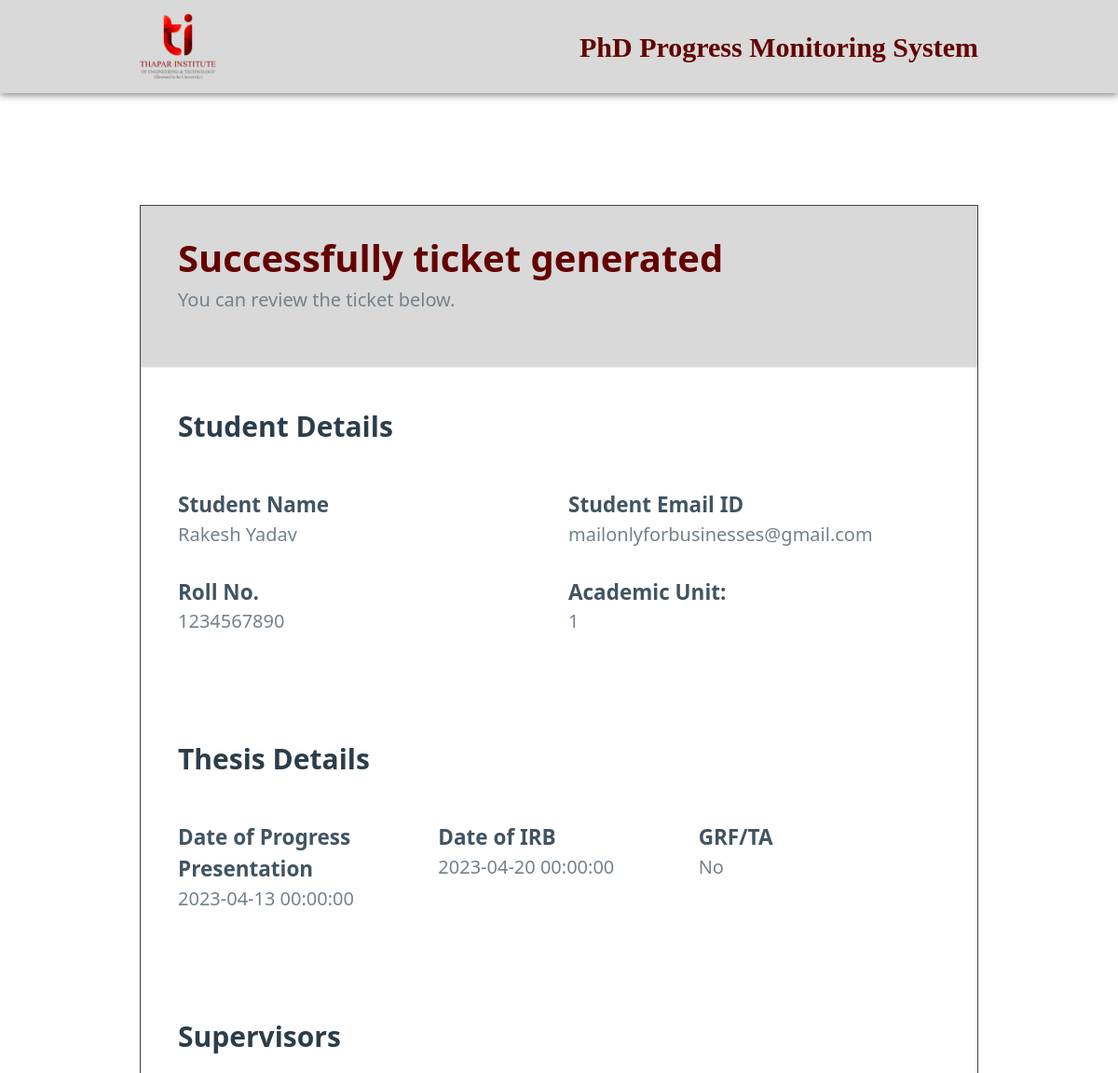
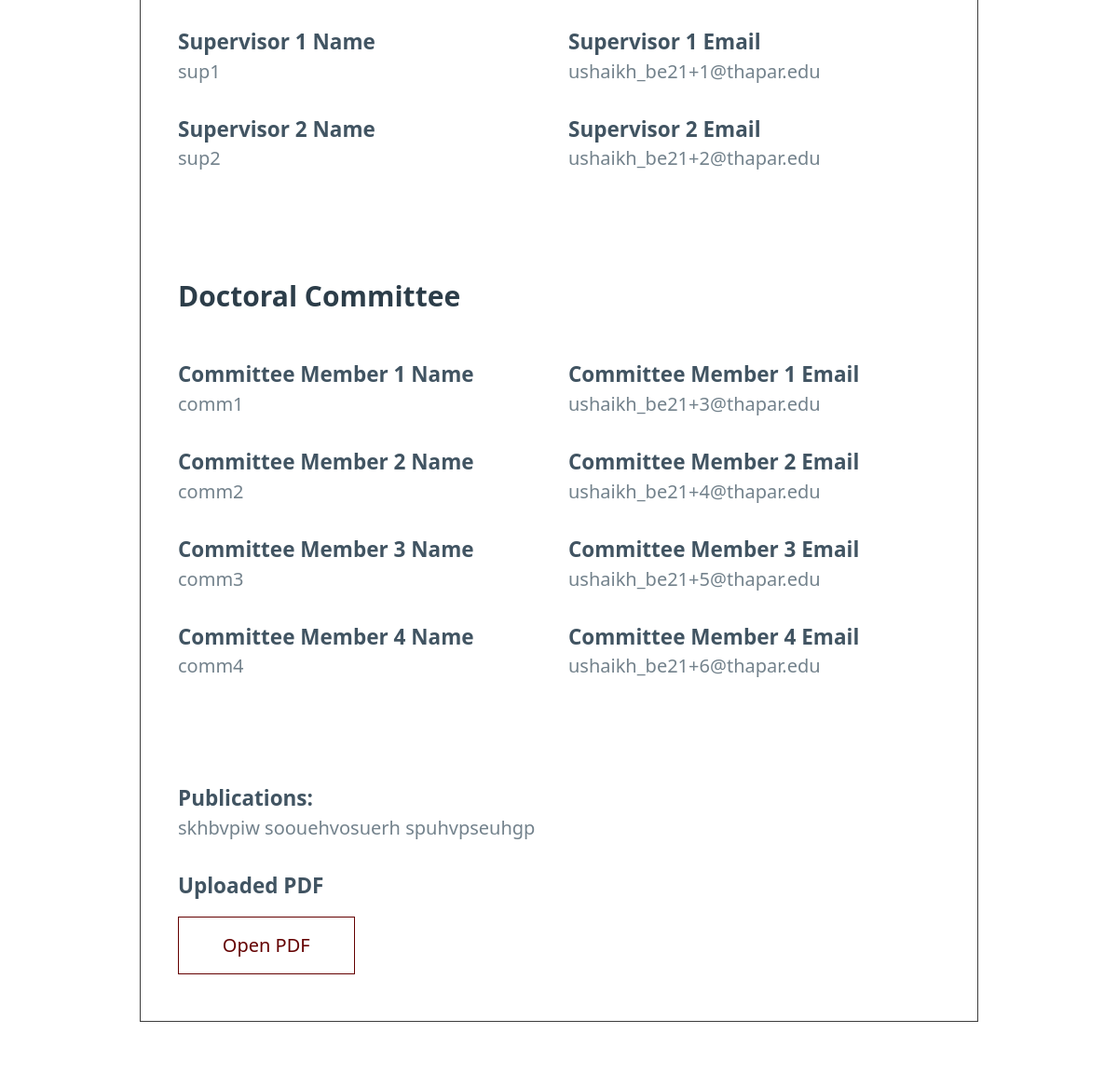
Page /committee/1 (upper part) on the earlier database version (2 pictures, top to bottom).
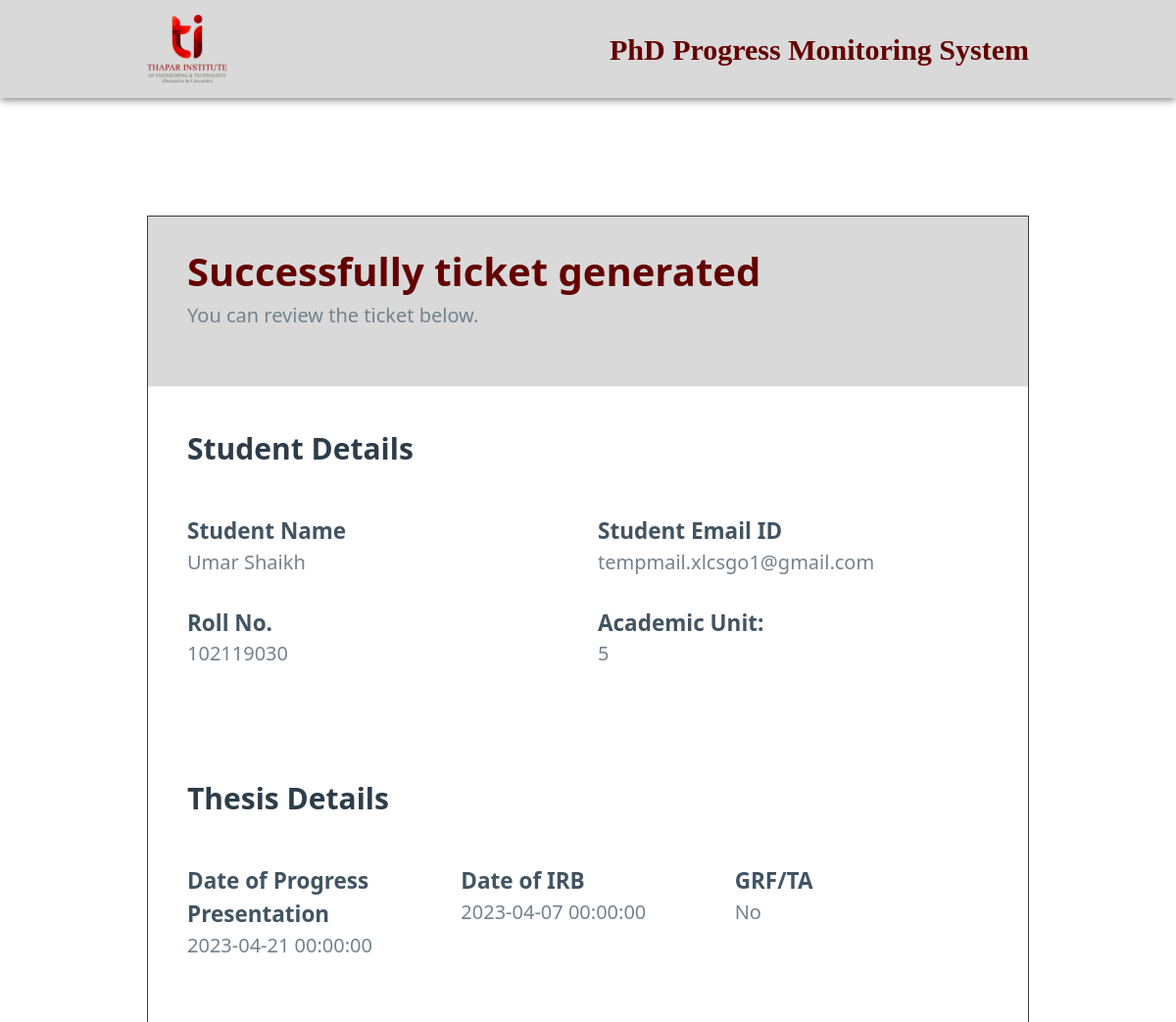
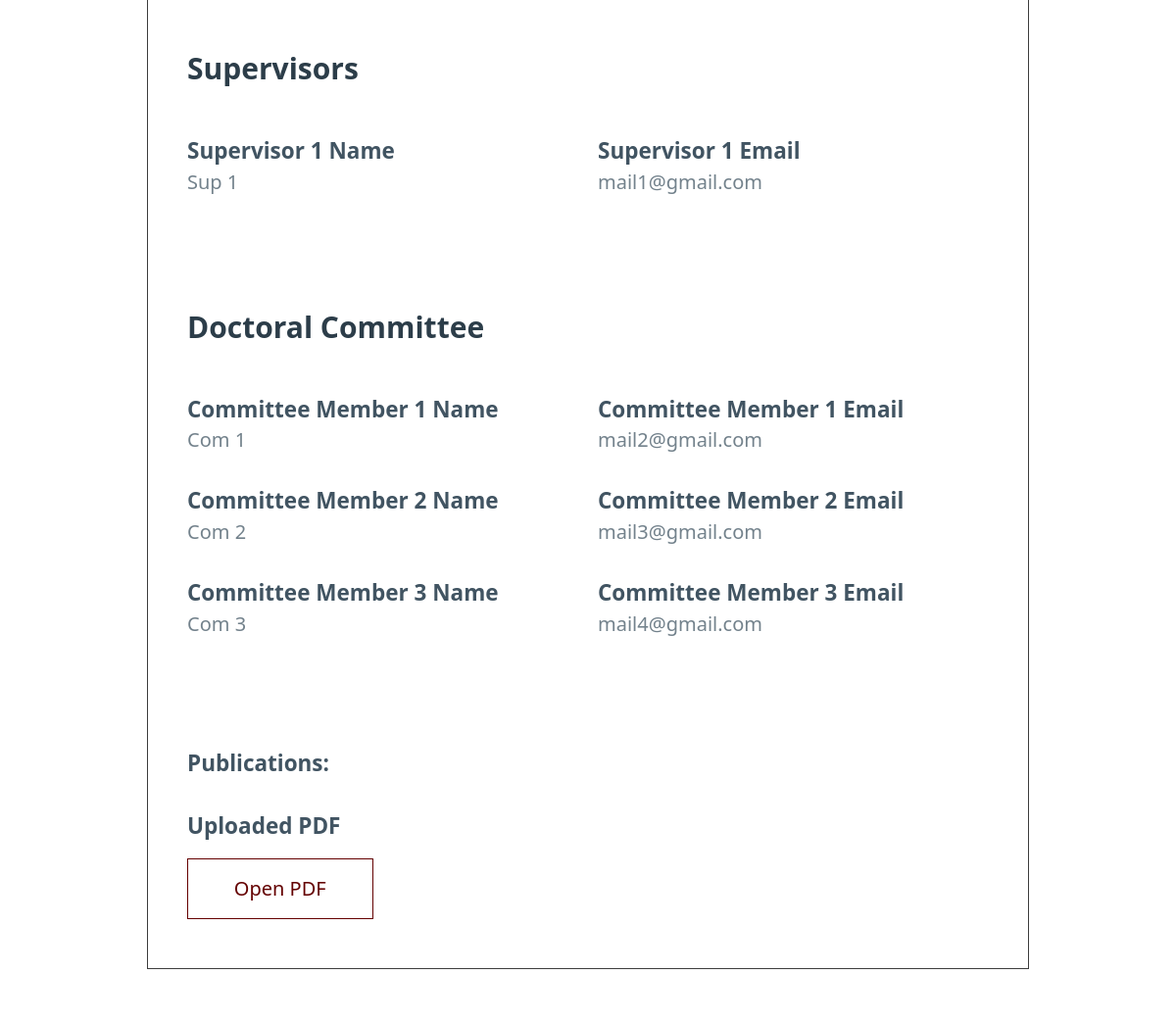
Same page on the later database version (2 pictures, top to bottom).
### app.py (models this page shows)
class Ticket(db.Model):
    Project_ID = db.Column(db.Integer, primary_key=True)
    Roll_No = db.Column(db.String(50), unique=True, nullable=False)
    Student_Name = db.Column(db.String(50), unique=True, nullable=False)
    Student_Email = db.Column(db.String(50), unique=True, nullable=False)
    Au = db.Column(db.String(50), nullable=False)
    Date_Of_Registration = db.Column(db.DateTime, nullable=False)
    Gate = db.Column(db.Boolean, nullable=False)
    Project_Title = db.Column(db.String(50), nullable=False)
    Date_Of_IRB = db.Column(db.DateTime, nullable=False)
    Date_Of_Progress_Presentation = db.Column(db.DateTime, nullable=False)
    File_Path = db.Column(db.String(50), unique=True, nullable=False)
    Publications = db.Column(db.String(50))
    Supervisor_Name = db.Column(db.String(500), nullable=False)
    Supervisor_Email = db.Column(db.String(500), nullable=False)
    Supervisor_Remarks = db.Column(db.String(500))
    Supervisor_Approval = db.Column(db.String(500))
    Supervisor_Marks = db.Column(db.String(500))
    Committee_Name = db.Column(db.Integer, nullable=False)
    Committee_Email = db.Column(db.String(50), nullable=False)
    Committee_Remarks = db.Column(db.String(50))
    Committee_Approval = db.Column(db.Integer)
    Au_Approval = db.Column(db.Boolean)
    Adordc_Approval = db.Column(db.Boolean)
    LastDate = db.Column(db.DateTime, nullable=False)

### app.py (the view)
@app.route('/committee/<Project_ID>', methods=['GET', 'POST'])
def committee(Project_ID):
    ticket = Ticket.query.filter_by(Project_ID=Project_ID).first()
    comE = ticket.Committee_Email.split(';')
    comN = ticket.Committee_Name.split(';')
    supE = ticket.Supervisor_Email.split(';')
    supN = ticket.Supervisor_Name.split(';')
    comE.pop()
    comN.pop()
    if ticket.Supervisor_Remarks:
        supR = ticket.Supervisor_Remarks.split(';')
    else:
        supR = ['' for i in supE if i != '']
    if request.method == "POST":
        Committee_Email = request.form['committee-email']
        index = comE.index(Committee_Email)
        comA = ticket.Committee_Approval.split(';')
        if request.form['satisfaction'] == 'Satisfactory':
            comA[index] = '1'
        elif request.form['satisfaction'] == 'Unsatisfactory':
            comA[index] = '-1'
        ticket.Committee_Approval = ';'.join(comA)
        db.session.commit()
        success = 'Your response has been Submitted Successfully'
    else:
        success = ""
    return render_template('committee.html', Ticket=ticket, success=success, comE=comE, comN=comN, supE=supE, supN=supN, supR=supR, Project_ID=Project_ID)

### templates/committee.html (shortened to what this page needs)
    {% extends 'ticket_created.html' %}

### templates/ticket_created.html (shortened to what the changed rows need)
<!DOCTYPE html>
<html lang="en" data-theme="light">
<head>
    <link rel="stylesheet" href="{{ url_for('static', filename='pico.min.css') }}">
</head>
<body>
    <article class="article">
        <header class="header">
            <hgroup>
                <h1> Successfully ticket generated</h1>
                <h2>You can review the ticket below.</h2>
            </hgroup>
        </header>
        <main class="container">
            <section class="student-details">
                <div class="grid">
                    <div>
                        <hgroup>
                            <h5>Student Name</h5>
                            <h6>{{ Ticket['Student_Name'] }}</h6>
                        </hgroup>
                    </div>
                    <div>
                        <hgroup>
                            <h5>Student Email ID</h5>
                            <h6>{{ Ticket['Student_Email'] }}</h6>
                        </hgroup>
                    </div>
                </div>
                <div class="grid">
                    <div>
                        <hgroup>
                            <h5>Roll No.</h5>
                            <h6>{{ Ticket['Roll_No'] }}</h6>
                        </hgroup>
                    </div>
                    <div>
                        <hgroup>
                            <h5>Academic Unit:</h5>
                            <h6>{{ Ticket['Au'] }}</h6>
                        </hgroup>
                    </div>
                </div>
            </section>
            <section class="project-details">
                <div class="grid">
                    <div>
                        <hgroup>
                            <h5>Date of Progress Presentation</h5>
                            <h6>{{ Ticket['Date_Of_Progress_Presentation'] }}</h6>
                        </hgroup>
                    </div>
                    <div>
                        <hgroup>
                            <h5>Date of IRB</h5>
                            <h6>{{ Ticket['Date_Of_IRB'] }}</h6>
                        </hgroup>
                    </div>
                </div>
            </section>
            <section class="supervisors">
                {% for i in range(supN|length) %}
                {% if supN[i] != '' %}
                <div class="grid">
                    <div>
                        <hgroup>
                            <h5>Supervisor {{ i+1 }} Name</h5>
                            <h6>{{ supN[i] }}</h6>
                        </hgroup>
                    </div>
                    <div>
                        <hgroup>
                            <h5>Supervisor {{ i+1 }} Email</h5>
                            <h6>{{ supE[i] }}</h6>
                        </hgroup>
                    </div>
                </div>
                {% endif %}
                {% endfor %}
            </section>
            <section class="committee">
                {% for i in range(comN|length) %}
                <div class="grid">
                    <div>
                        <hgroup>
                            <h5>Committee Member {{ i+1 }} Name</h5>
                            <h6>{{ comN[i] }}</h6>
                        </hgroup>
                    </div>
                    <div>
                        <hgroup>
                            <h5>Committee Member {{ i+1 }} Email</h5>
                            <h6>{{ comE[i] }}</h6>
                        </hgroup>
                    </div>
                </div>
                {% endfor %}
            </section>
            <div class="grid">
                <div>
                    <hgroup>
                        <h5>Publications:</h5>
                        <h6>{{ Ticket['Publications'] }}</h6>
                    </hgroup>
                </div>
            </div>
        </main>
    </article>
</body>
</html>

Differences in the rows shown:
changed Ticket: Student_Name "Rakesh Yadav" → "Umar Shaikh"; Student_Email "mailonlyforbusinesses@gmail.com" → "tempmail.xlcsgo1@gmail.com"; Roll_No "1234567890" → "102119030"; Au "1" → "5"; Date_Of_Progress_Presentation "2023-04-13 00:00:00" → "2023-04-21 00:00:00"; Date_Of_IRB "2023-04-20 00:00:00" → "2023-04-07 00:00:00"; Publications "skhbvpiw soouehvosuerh spuhvpseuhgp" → (not shown)
Other differences:
new list line: "Supervisor 1 Name Sup 1 Supervisor 1 Email mail1@gmail.com"
new list line: "Committee Member 1 Name Com 1 Committee Member 1 Email mail2@gmail.com"
new list line: "Committee Member 2 Name Com 2 Committee Member 2 Email mail3@gmail.com"
new list line: "Committee Member 3 Name Com 3 Committee Member 3 Email mail4@gmail.com"
list line gone: "Supervisor 1 Name sup1 Supervisor 1 Email ushaikh_be21+1@thapar.edu"
list line gone: "Supervisor 2 Name sup2 Supervisor 2 Email ushaikh_be21+2@thapar.edu"
list line gone: "Committee Member 1 Name comm1 Committee Member 1 Email ushaikh_be21+3@thapar.edu"
list line gone: "Committee Member 2 Name comm2 Committee Member 2 Email ushaikh_be21+4@thapar.edu"
list line gone: "Committee Member 3 Name comm3 Committee Member 3 Email ushaikh_be21+5@thapar.edu"
list line gone: "Committee Member 4 Name comm4 Committee Member 4 Email ushaikh_be21+6@thapar.edu"
